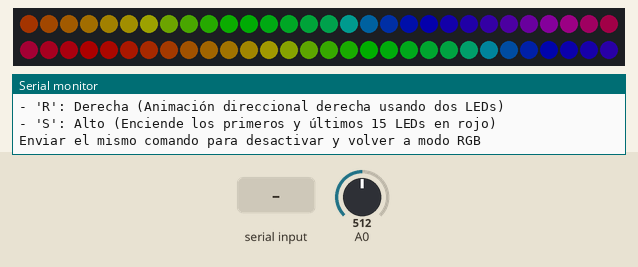
Recording of a program running on a simulated ESP8266 (NodeMCU). Shown: 60 RGB LEDs in strip order, left to right, continuing on the next row, the last lines printed to the serial monitor. Inputs (shaded band) come from the test bench; at power-on: A0 = 512. Dim RGB values are drawn brighter than linear; random numbers use the default seed unless the program sets one.

Above: at 1.2 s.
1.3 s: "S" received over Serial
At 1.7 s:
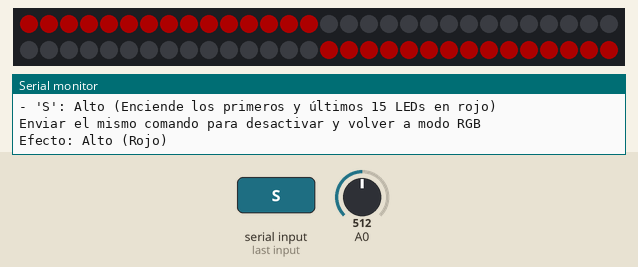
11.8 s: "B" received over Serial
At 11.95 s:
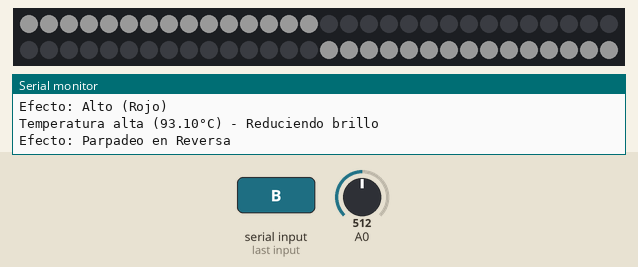
13.6 s: "L" received over Serial
At 13.65 s:
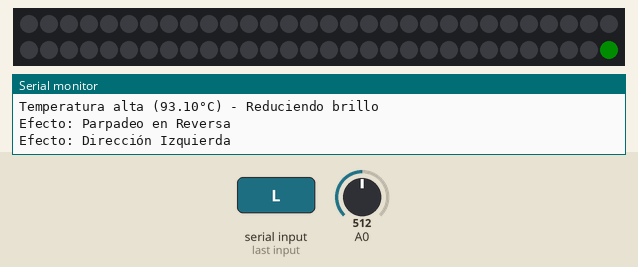
15.4 s: "I" received over Serial
At 15.55 s:
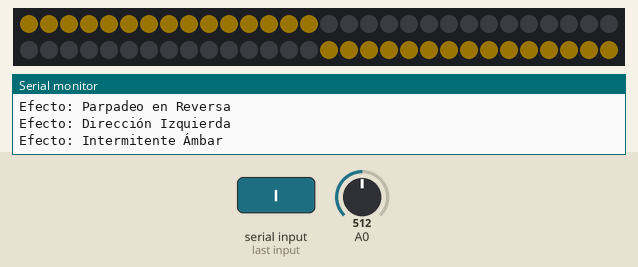
17.6 s: "I" received over Serial
At 23.55 s:
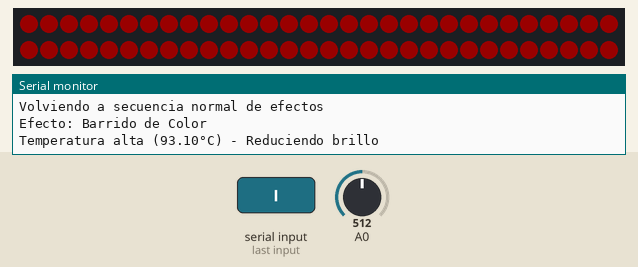

Measured:
- after the input at 11.8 s, the LEDs: first change at once (image 2 shows a later state)

The program:

main.cpp
```cpp
#include <Arduino.h>
#include <FastLED.h>
#include <TaskScheduler.h>

// Configuración de la tira LED
#define LED_PIN     D5        // Correcto para ESP8266
#define NUM_LEDS    60
#define BRIGHTNESS  50
#define LED_TYPE    WS2812B
#define COLOR_ORDER GRB
#define MAX_POWER   500

// Variables globales
CRGB leds[NUM_LEDS];
Scheduler runner;

// Variables para animaciones
uint8_t gHue = 0;
uint8_t patternIndex = 0;
uint8_t colorIndex = 0;

// Variables para controlar efectos direccionales
int leftPosition = NUM_LEDS - 1;
int rightPosition = 0;

// Control de comandos y estado
char lastCommand = ' ';
bool inNormalMode = true;
bool inReverseMode = false;
bool inBlinkMode = false;
bool inLeftMode = false;
bool inRightMode = false;
bool inStopMode = false;

// Declaración de funciones de efectos
void rainbowWave();
void colorWipe();
void fade();
void sparkle();
void meteor();
void breathing();
void reverseBlinkEffect();
void amberBlinkEffect();
void directionLeftEffect();
void directionRightEffect();
void stopEffect();
void changePattern();
float thermistorRead();
void disableAllEffects();

// Declaración de funciones de cambio de modo
void switchToNormalMode();
void switchToReverseMode();
void switchToBlinkMode();
void switchToLeftMode();
void switchToRightMode();
void switchToStopMode();

// Configuración de tareas
Task taskPattern(50, TASK_FOREVER, &changePattern);
Task taskRainbow(50, TASK_FOREVER, &rainbowWave);
Task taskColorWipe(100, TASK_FOREVER, &colorWipe);
Task taskFade(30, TASK_FOREVER, &fade);
Task taskSparkle(50, TASK_FOREVER, &sparkle);
Task taskMeteor(30, TASK_FOREVER, &meteor);
Task taskBreathing(20, TASK_FOREVER, &breathing);
Task taskReverseBlink(100, TASK_FOREVER, &reverseBlinkEffect);
Task taskAmberBlink(100, TASK_FOREVER, &amberBlinkEffect);
Task taskDirectionLeft(100, TASK_FOREVER, &directionLeftEffect);
Task taskDirectionRight(100, TASK_FOREVER, &directionRightEffect);
Task taskStop(1000, TASK_FOREVER, &stopEffect);

void setup() {
  Serial.begin(115200);

  // Inicialización de FastLED con protección de corriente
  FastLED.addLeds<LED_TYPE, LED_PIN, COLOR_ORDER>(leds, NUM_LEDS)
    .setCorrection(TypicalLEDStrip)
    .setDither(BRIGHTNESS < 255);
  FastLED.setMaxPowerInVoltsAndMilliamps(5, MAX_POWER);
  FastLED.setBrightness(BRIGHTNESS);
  FastLED.clear();

  // Inicialización del planificador
  runner.init();
  runner.addTask(taskPattern);
  runner.addTask(taskRainbow);
  runner.addTask(taskColorWipe);
  runner.addTask(taskFade);
  runner.addTask(taskSparkle);
  runner.addTask(taskMeteor);
  runner.addTask(taskBreathing);
  runner.addTask(taskReverseBlink);
  runner.addTask(taskAmberBlink);
  runner.addTask(taskDirectionLeft);
  runner.addTask(taskDirectionRight);
  runner.addTask(taskStop);

  // Activar efectos iniciales
  taskRainbow.enable();
  taskPattern.enable();

  // Mostrar instrucciones en el monitor serial
  Serial.println("Sistema inicializado - Comandos disponibles:");
  Serial.println("- 'B': Reversa (Parpadean los primeros y últimos 15 LEDs en blanco)");
  Serial.println("- 'I': Intermitentes (Parpadean los primeros y últimos 15 LEDs en ámbar)");
  Serial.println("- 'L': Izquierda (Animación direccional izquierda usando dos LEDs)");
  Serial.println("- 'R': Derecha (Animación direccional derecha usando dos LEDs)");
  Serial.println("- 'S': Alto (Enciende los primeros y últimos 15 LEDs en rojo)");
  Serial.println("Enviar el mismo comando para desactivar y volver a modo RGB");
}

void loop() {
  runner.execute();

  // Lectura de comandos seriales
  if (Serial.available() > 0) {
    char cmd = Serial.read();

    // Sistema de toggle (activar/desactivar con el mismo comando)
    if (cmd == lastCommand && cmd != ' ') {
      // Si el mismo comando se recibe dos veces, vuelve al modo normal
      switchToNormalMode();
      lastCommand = ' ';
    } else {
      // Procesar nuevo comando
      switch (cmd) {
        case 'B': case 'b':
          switchToReverseMode();
          lastCommand = 'B';
          break;
        case 'I': case 'i':
          switchToBlinkMode();
          lastCommand = 'I';
          break;
        case 'L': case 'l':
          switchToLeftMode();
          lastCommand = 'L';
          break;
        case 'R': case 'r':
          switchToRightMode();
          lastCommand = 'R';
          break;
        case 'S': case 's':
          switchToStopMode();
          lastCommand = 'S';
          break;
      }
    }
  }

  // Control de temperatura
  EVERY_N_SECONDS(10) {
    #ifdef ESP8266
      float temp = (thermistorRead() - 20.0) * 0.98;
      if (temp > 45.0) {
        FastLED.setBrightness(BRIGHTNESS / 2);
        Serial.print("Temperatura alta (");
        Serial.print(temp);
        Serial.println("°C) - Reduciendo brillo");
      } else {
        FastLED.setBrightness(BRIGHTNESS);
      }
    #endif
  }
}

// Función auxiliar para leer la temperatura
float thermistorRead() {
  int raw = analogRead(A0);
  float volt = raw * 3.3 / 1024.0;
  // Conversión aproximada a temperatura
  return (volt - 0.5) * 100;
}

// Función para deshabilitar todos los efectos
void disableAllEffects() {
  taskRainbow.disable();
  taskColorWipe.disable();
  taskFade.disable();
  taskSparkle.disable();
  taskMeteor.disable();
  taskBreathing.disable();
  taskReverseBlink.disable();
  taskAmberBlink.disable();
  taskDirectionLeft.disable();
  taskDirectionRight.disable();
  taskStop.disable();
  taskPattern.disable();

  // Limpiar todos los LEDs
  FastLED.clear();
}

// === FUNCIONES DE CAMBIO DE MODO ===

void switchToNormalMode() {
  disableAllEffects();
  inNormalMode = true;
  inReverseMode = false;
  inBlinkMode = false;
  inLeftMode = false;
  inRightMode = false;
  inStopMode = false;

  taskPattern.enable();
  taskRainbow.enable();
  Serial.println("Volviendo a secuencia normal de efectos");
}

void switchToReverseMode() {
  disableAllEffects();
  inNormalMode = false;
  inReverseMode = true;

  taskReverseBlink.enable();
  Serial.println("Efecto: Parpadeo en Reversa");
}

void switchToBlinkMode() {
  disableAllEffects();
  inNormalMode = false;
  inBlinkMode = true;

  taskAmberBlink.enable();
  Serial.println("Efecto: Intermitente Ámbar");
}

void switchToLeftMode() {
  disableAllEffects();
  inNormalMode = false;
  inLeftMode = true;
  leftPosition = NUM_LEDS - 1;

  taskDirectionLeft.enable();
  Serial.println("Efecto: Dirección Izquierda");
}

void switchToRightMode() {
  disableAllEffects();
  inNormalMode = false;
  inRightMode = true;
  rightPosition = 0;

  taskDirectionRight.enable();
  Serial.println("Efecto: Dirección Derecha");
}

void switchToStopMode() {
  disableAllEffects();
  inNormalMode = false;
  inStopMode = true;

  taskStop.enable();
  Serial.println("Efecto: Alto (Rojo)");
}

// === FUNCIONES DE EFECTOS ===

// Efecto de ola arcoíris
void rainbowWave() {
  fill_rainbow(leds, NUM_LEDS, gHue, 7);
  FastLED.show();
  gHue++;
}

// Efecto de barrido de color
void colorWipe() {
  static uint16_t pos = 0;
  static CRGB colors[] = {CRGB::Red, CRGB::Green, CRGB::Blue};

  leds[pos] = colors[colorIndex];
  FastLED.show();
  pos++;

  if (pos >= NUM_LEDS) {
    pos = 0;
    colorIndex = (colorIndex + 1) % 3;
    fadeToBlackBy(leds, NUM_LEDS, 64);
  }
}

// Efecto de desvanecimiento
void fade() {
  fadeToBlackBy(leds, NUM_LEDS, 20);
  fill_solid(leds, NUM_LEDS, CHSV(gHue, 255, 255));
  FastLED.show();
  gHue += 2;
}

// Efecto destello
void sparkle() {
  fadeToBlackBy(leds, NUM_LEDS, 128);
  int pos = random16(NUM_LEDS);
  leds[pos] += CHSV(random8(), 200, 255);
  FastLED.show();
}

// Efecto meteoro
void meteor() {
  fadeToBlackBy(leds, NUM_LEDS, 64);
  int pos = beatsin16(13, 0, NUM_LEDS-1);
  leds[pos] += CHSV(gHue, 255, 192);
  FastLED.show();
  gHue += 3;
}

// Efecto respiración
void breathing() {
  uint8_t sinBeat = beatsin8(30, 50, BRIGHTNESS, 0, 0);
  FastLED.setBrightness(sinBeat);
  fill_solid(leds, NUM_LEDS, CHSV(gHue, 255, 255));
  FastLED.show();
  gHue++;
}

// Efecto de parpadeo en reversa
void reverseBlinkEffect() {
  static bool state = false;

  // Limpiar todos los LEDs
  FastLED.clear();

  if (state) {
    // Encender primeros 15 LEDs en blanco
    fill_solid(leds, 15, CRGB::White);
    // Encender últimos 15 LEDs en blanco
    fill_solid(&leds[NUM_LEDS-15], 15, CRGB::White);
  }

  FastLED.show();
  state = !state;  // Alternar estado
}

// Efecto de parpadeo en ámbar
void amberBlinkEffect() {
  static bool state = false;

  // Limpiar todos los LEDs
  FastLED.clear();

  if (state) {
    // Color ámbar (mezcla de rojo y verde)
    CRGB amberColor = CRGB(255, 191, 0);
    // Encender primeros 15 LEDs
    fill_solid(leds, 15, amberColor);
    // Encender últimos 15 LEDs
    fill_solid(&leds[NUM_LEDS-15], 15, amberColor);
  }

  FastLED.show();
  state = !state;  // Alternar estado
}

// Efecto dirección izquierda
void directionLeftEffect() {
  // Limpiar todos los LEDs
  FastLED.clear();

  // Primer LED en verde, segundo en rojo
  leds[leftPosition] = CRGB::Green;
  if (leftPosition < NUM_LEDS - 1) {
    leds[leftPosition + 1] = CRGB::Red;
  }

  // Mostrar y avanzar posición
  FastLED.show();
  leftPosition--;

  // Reiniciar cuando llegue al inicio
  if (leftPosition < 0) {
    leftPosition = NUM_LEDS - 1;
  }
}

// Efecto dirección derecha
void directionRightEffect() {
  // Limpiar todos los LEDs
  FastLED.clear();

  // Primer LED en verde, segundo en rojo
  leds[rightPosition] = CRGB::Green;
  if (rightPosition > 0) {
    leds[rightPosition - 1] = CRGB::Red;
  }

  // Mostrar y avanzar posición
  FastLED.show();
  rightPosition++;

  // Reiniciar cuando llegue al final
  if (rightPosition >= NUM_LEDS) {
    rightPosition = 0;
  }
}

// Efecto alto (rojo fijo)
void stopEffect() {
  static bool state = false;

  // Limpiar todos los LEDs
  FastLED.clear();

  // Color rojo brillante
  CRGB redColor = CRGB::Red;

  // Encender los LEDs en rojo (siempre encendidos o parpadeando)
  if (state || true) {  // Para que siempre esté encendido, usa "true"
    // Encender primeros 15 LEDs
    fill_solid(leds, 15, redColor);
    // Encender últimos 15 LEDs
    fill_solid(&leds[NUM_LEDS-15], 15, redColor);
  }

  FastLED.show();
  state = !state;  // Alternar estado (para parpadeo si se desea)
}

// Cambio automático de patrones
void changePattern() {
  EVERY_N_SECONDS(10) {
    if (!inNormalMode) return;  // No cambiar si estamos en un modo especial

    // Desactivar todos los efectos
    taskRainbow.disable();
    taskColorWipe.disable();
    taskFade.disable();
    taskSparkle.disable();
    taskMeteor.disable();
    taskBreathing.disable();
    taskReverseBlink.disable();
    taskAmberBlink.disable();
    taskDirectionLeft.disable();
    taskDirectionRight.disable();
    taskStop.disable();

    // Cambiar al siguiente patrón
    patternIndex = (patternIndex + 1) % 6;  // Solo 6 para el modo normal

    // Activar el nuevo patrón
    switch(patternIndex) {
      case 0:
        taskRainbow.enable();
        Serial.println("Efecto: Ola Arcoíris");
        break;
      case 1:
        taskColorWipe.enable();
        Serial.println("Efecto: Barrido de Color");
        break;
      case 2:
        taskFade.enable();
        Serial.println("Efecto: Desvanecimiento");
        break;
      case 3:
        taskSparkle.enable();
        Serial.println("Efecto: Destello");
        break;
      case 4:
        taskMeteor.enable();
        Serial.println("Efecto: Meteoro");
        break;
      case 5:
        taskBreathing.enable();
        Serial.println("Efecto: Respiración");
        break;
    }
  }
}
```
